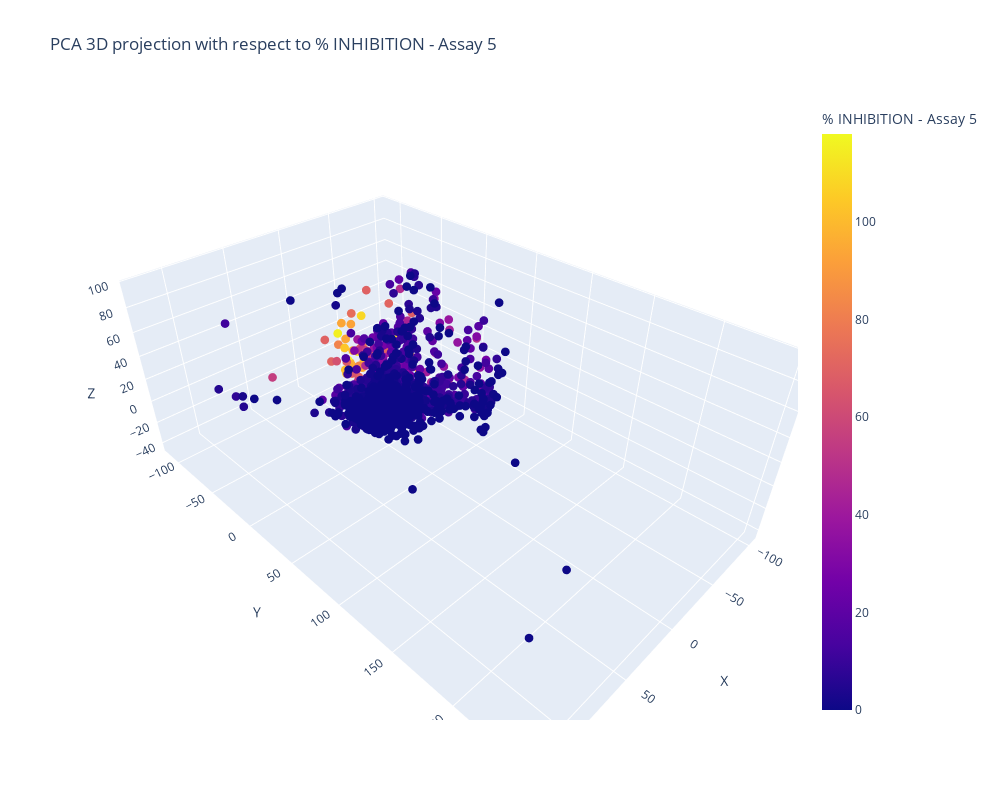

The cell this chart's notebook holds for it:
### Code cell
plot_projection_3d(projections_3d, feature=FEATURE, projection='pca')

### Figure 1 — Plotly figure (JSON) as saved in the notebook; plotly's stock layout.template omitted (floating-point values rounded to 4 significant figures; data arrays with more than 128 entries replaced by an {"elided": "..."} marker saying what was removed)
{"data": [{"hovertemplate": "X=%{x}<br>Y=%{y}<br>Z=%{z}<br>% INHIBITION - Assay 5=%{marker.color}<extra></extra>", "legendgroup": "", "marker": {"color": {"elided": "2456 float values"}, "coloraxis": "coloraxis", "size": 3, "symbol": "circle"}, "mode": "markers", "name": "", "scene": "scene", "showlegend": false, "type": "scatter3d", "x": {"elided": "2456 float values"}, "y": {"elided": "2456 float values"}, "z": {"elided": "2456 float values"}}], "layout": {"coloraxis": {"cmax": 118.0, "cmin": 0, "colorbar": {"title": {"text": "% INHIBITION - Assay 5"}}, "colorscale": [[0, "#0d0887"], [0.1111, "#46039f"], [0.2222, "#7201a8"], [0.3333, "#9c179e"], [0.4444, "#bd3786"], [0.5556, "#d8576b"], [0.6667, "#ed7953"], [0.7778, "#fb9f3a"], [0.8889, "#fdca26"], [1, "#f0f921"]]}, "height": 800, "legend": {"tracegroupgap": 0}, "scene": {"domain": {"x": [0, 1], "y": [0, 1]}, "xaxis": {"title": {"text": "X"}}, "yaxis": {"title": {"text": "Y"}}, "zaxis": {"title": {"text": "Z"}}}, "title": {"text": "PCA 3D projection with respect to % INHIBITION - Assay 5"}, "width": 1000}}
